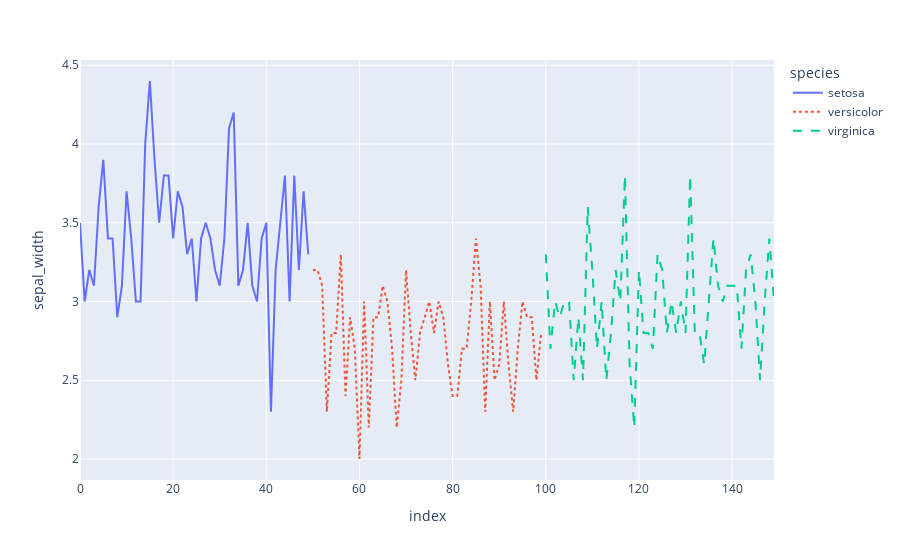

The cell this chart's notebook holds for it:
### Code cell
df = px.data.iris()
fig = px.line(df, y="sepal_width", line_dash='species',
color='species')
fig.show()

### Figure 1 — Plotly figure (JSON) as saved in the notebook; plotly's stock layout.template omitted (floating-point values rounded to 4 significant figures)
{"data": [{"hovertemplate": "species=setosa<br>index=%{x}<br>sepal_width=%{y}<extra></extra>", "legendgroup": "setosa", "line": {"color": "#636efa", "dash": "solid"}, "marker": {"symbol": "circle"}, "mode": "lines", "name": "setosa", "orientation": "v", "showlegend": true, "type": "scatter", "x": [0, 1, 2, 3, 4, 5, 6, 7, 8, 9, 10, 11, 12, 13, 14, 15, 16, 17, 18, 19, 20, 21, 22, 23, 24, 25, 26, 27, 28, 29, 30, 31, 32, 33, 34, 35, 36, 37, 38, 39, 40, 41, 42, 43, 44, 45, 46, 47, 48, 49], "xaxis": "x", "y": [3.5, 3, 3.2, 3.1, 3.6, 3.9, 3.4, 3.4, 2.9, 3.1, 3.7, 3.4, 3, 3, 4, 4.4, 3.9, 3.5, 3.8, 3.8, 3.4, 3.7, 3.6, 3.3, 3.4, 3, 3.4, 3.5, 3.4, 3.2, 3.1, 3.4, 4.1, 4.2, 3.1, 3.2, 3.5, 3.1, 3, 3.4, 3.5, 2.3, 3.2, 3.5, 3.8, 3, 3.8, 3.2, 3.7, 3.3], "yaxis": "y"}, {"hovertemplate": "species=versicolor<br>index=%{x}<br>sepal_width=%{y}<extra></extra>", "legendgroup": "versicolor", "line": {"color": "#EF553B", "dash": "dot"}, "marker": {"symbol": "circle"}, "mode": "lines", "name": "versicolor", "orientation": "v", "showlegend": true, "type": "scatter", "x": [50, 51, 52, 53, 54, 55, 56, 57, 58, 59, 60, 61, 62, 63, 64, 65, 66, 67, 68, 69, 70, 71, 72, 73, 74, 75, 76, 77, 78, 79, 80, 81, 82, 83, 84, 85, 86, 87, 88, 89, 90, 91, 92, 93, 94, 95, 96, 97, 98, 99], "xaxis": "x", "y": [3.2, 3.2, 3.1, 2.3, 2.8, 2.8, 3.3, 2.4, 2.9, 2.7, 2, 3, 2.2, 2.9, 2.9, 3.1, 3, 2.7, 2.2, 2.5, 3.2, 2.8, 2.5, 2.8, 2.9, 3, 2.8, 3, 2.9, 2.6, 2.4, 2.4, 2.7, 2.7, 3, 3.4, 3.1, 2.3, 3, 2.5, 2.6, 3, 2.6, 2.3, 2.7, 3, 2.9, 2.9, 2.5, 2.8], "yaxis": "y"}, {"hovertemplate": "species=virginica<br>index=%{x}<br>sepal_width=%{y}<extra></extra>", "legendgroup": "virginica", "line": {"color": "#00cc96", "dash": "dash"}, "marker": {"symbol": "circle"}, "mode": "lines", "name": "virginica", "orientation": "v", "showlegend": true, "type": "scatter", "x": [100, 101, 102, 103, 104, 105, 106, 107, 108, 109, 110, 111, 112, 113, 114, 115, 116, 117, 118, 119, 120, 121, 122, 123, 124, 125, 126, 127, 128, 129, 130, 131, 132, 133, 134, 135, 136, 137, 138, 139, 140, 141, 142, 143, 144, 145, 146, 147, 148, 149], "xaxis": "x", "y": [3.3, 2.7, 3, 2.9, 3, 3, 2.5, 2.9, 2.5, 3.6, 3.2, 2.7, 3, 2.5, 2.8, 3.2, 3, 3.8, 2.6, 2.2, 3.2, 2.8, 2.8, 2.7, 3.3, 3.2, 2.8, 3, 2.8, 3, 2.8, 3.8, 2.8, 2.8, 2.6, 3, 3.4, 3.1, 3, 3.1, 3.1, 3.1, 2.7, 3.2, 3.3, 3, 2.5, 3, 3.4, 3], "yaxis": "y"}], "layout": {"legend": {"title": {"text": "species"}, "tracegroupgap": 0}, "margin": {"t": 60}, "xaxis": {"anchor": "y", "domain": [0, 1], "title": {"text": "index"}}, "yaxis": {"anchor": "x", "domain": [0, 1], "title": {"text": "sepal_width"}}}}
